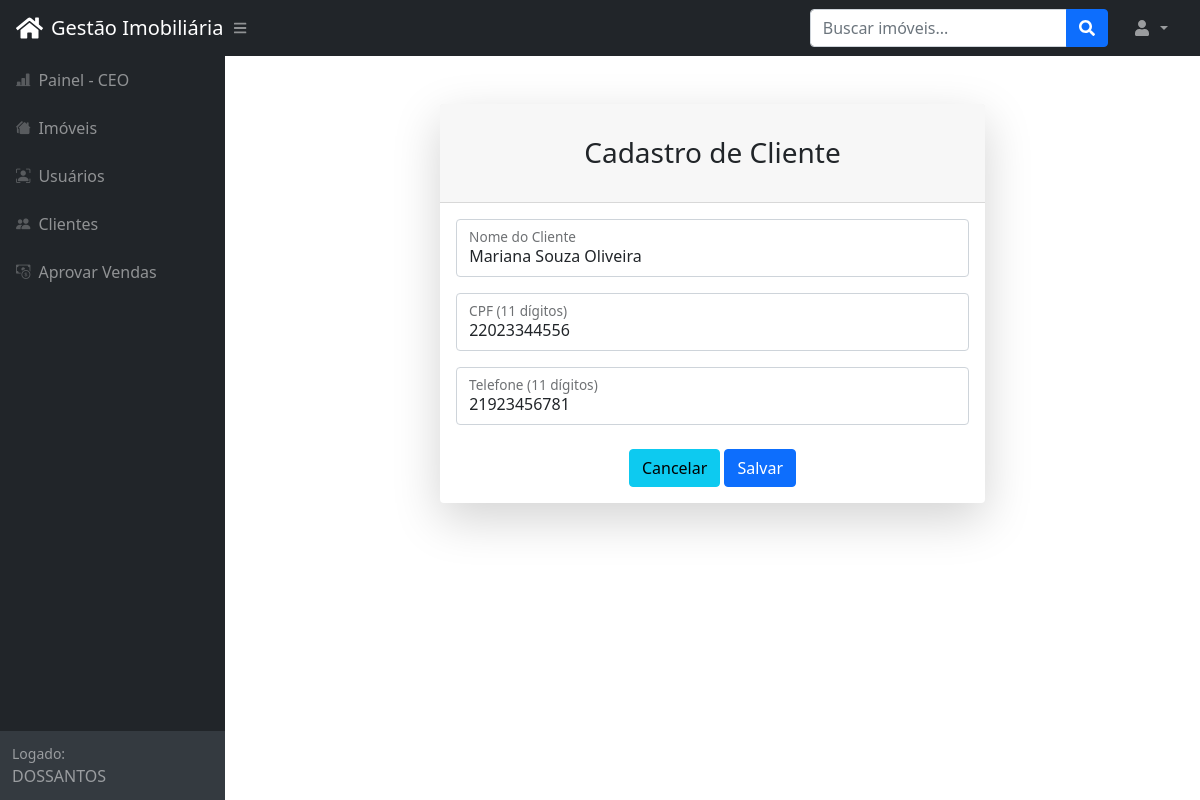
Page /cadastro_cliente/27 (signed in) on the committed database.
### tables this page shows
CREATE TABLE `clientes` (
  `CD_CLIENTE` int(11) NOT NULL,
  `NOME` varchar(90) NOT NULL,
  `CPF` varchar(11) NOT NULL,
  `TELEFONE` varchar(15) NOT NULL
);

### classes/db.class.php (called while the page is built, shortened)
<?php
class BD {
    private static $conn;
    public static function conn() {
        if (is_null(self::$conn)) {
            try {
                self::$conn = new PDO('mysql:host=localhost;port=3307;dbname=imoveis;', 'root', '');
                self::$conn->setAttribute(PDO::ATTR_ERRMODE, PDO::ERRMODE_EXCEPTION);
            } catch (PDOException $e) {
                die("Erro de conexão com o banco de dados: " . $e->getMessage());
            }
        }
        return self::$conn;
    }
}
?>

### classes/cadastro.class.php (called while the page is built, shortened)
<?php
class Cadastro extends BD {
    public function getClienteCd($cd) {
        $sql = "SELECT * FROM CLIENTES WHERE CD_CLIENTE = :cd";
        try {
            $stmt = self::conn()->prepare($sql);
            $stmt->bindValue(':cd', $cd, PDO::PARAM_INT);
            $stmt->execute();
            return $stmt->fetchObject();
        } catch (PDOException $e) {
            echo 'Erro ao buscar cliente: ' . htmlspecialchars($e->getMessage());
            return false;
        }
    }
}
?>

### config.php (called while the page is built, shortened)
<?php
require_once('classes/db.class.php');
include_once('classes/cadastro.class.php');
$base = 'http://localhost/imobiliaria';
?>

### pages/cadastro_cliente.php (the view, shortened to what this page needs)
<?php
$cad = new Cadastro();
if (!empty($cd)) {
    $dados = $cad->getClienteCd($cd);
    if (!$dados) {
        $cd = '';
        $nome = '';
        $cpf = '';
        $telefone = '';
    } else {
        $nome = $dados->NOME;
        $cpf = $dados->CPF;
        $telefone = $dados->TELEFONE;
    }
} else {
    $cd = '';
    $nome = '';
    $cpf = '';
    $telefone = '';
}
?>
<div class="container">
    <div class="row justify-content-center">
        <div class="col-lg-7">
            <div class="card shadow-lg border-0 rounded-lg mt-5">
                <div class="card-header">
                    <h3 class="text-center font-weight-light my-4">Cadastro de Cliente</h3>
                </div>
                <div class="card-body">
                    <form method="post" action="" enctype="multipart/form-data">
                        <div class="mb-3">
                            <div class="form-floating">
                                <input class="form-control" id="nome" type="text" value="<?php echo htmlspecialchars($nome); ?>" placeholder="nome" name="nome" required />
                                <label for="nome">Nome do Cliente</label>
                            </div>
                        </div>
                        <div class="mb-3">
                            <div class="form-floating">
                                <input class="form-control" id="cpf" type="text" maxlength="11" required pattern="\d{11}"  placeholder="Digite seu CPF (11 dígitos)" value="<?php echo htmlspecialchars($cpf); ?>" name="cpf"/>
                                <label for="cpf">CPF (11 dígitos)</label>
                            </div>
                        </div>
                        <div class="mb-3">
                            <div class="form-floating">
                                <input class="form-control" id="telefone" type="text" maxlength="11" required pattern="\d{11}" placeholder="Telefone" value="<?php echo htmlspecialchars($telefone); ?>" name="telefone"/>
                                <label for="telefone">Telefone (11 dígitos)</label>
                            </div>
                        </div>
                        <div class="mt-4 mb-0">
                            <a href="<?php echo $base; ?>/clientes" class="btn btn-info btn-block">Cancelar</a>
                            <input type="submit" class="btn btn-primary btn-block" value="Salvar" />
                        </div>
                    </form>
                </div>
            </div>
        </div>
    </div>
</div>

### rows in the picture
clientes: nome "Mariana Souza Oliveira", cpf "22023344556", telefone "21923456781"

### other values in the picture
$menu['leg'] "Painel - CEO"
$menu['leg'] "Imóveis"
$menu['leg'] "Usuários"
$menu['leg'] "Clientes"
$menu['leg'] "Aprovar Vendas"
$_SESSION['imoveis_usuario'] "DOSSANTOS"
